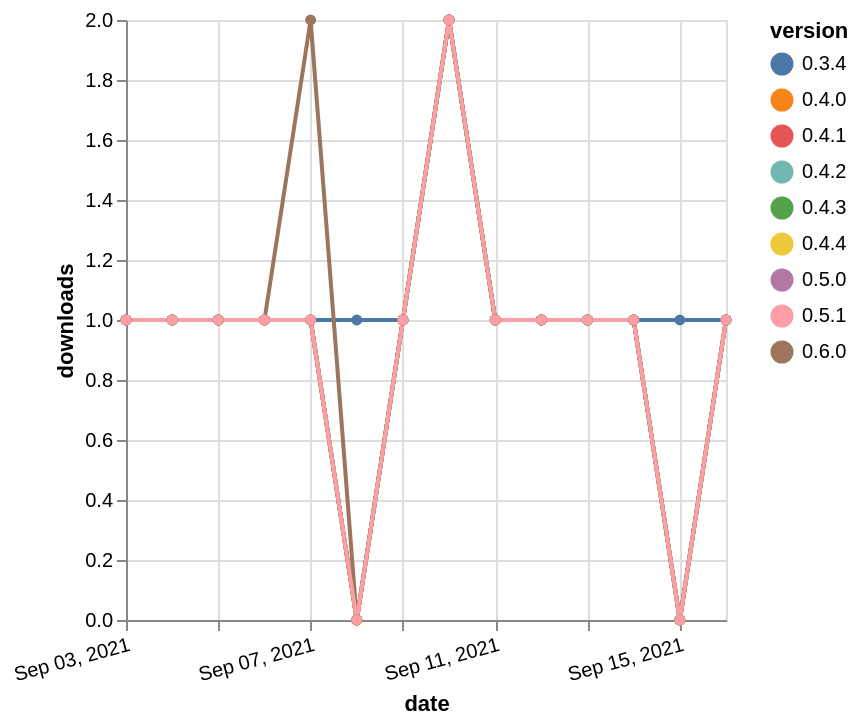

The Vega-Lite source for this figure:
### Vega-Lite specification from a JSON file in a GitHub repository (floating-point values rounded to 4 significant figures)
{"$schema": "https://vega.github.io/schema/vega-lite/v5.json", "description": "A simple bar chart with embedded data.", "data": {"values": [{"date": "2021-09-03", "total": 172, "delta": 1, "version": "0.3.4"}, {"date": "2021-09-04", "total": 173, "delta": 1, "version": "0.3.4"}, {"date": "2021-09-05", "total": 174, "delta": 1, "version": "0.3.4"}, {"date": "2021-09-06", "total": 175, "delta": 1, "version": "0.3.4"}, {"date": "2021-09-07", "total": 176, "delta": 1, "version": "0.3.4"}, {"date": "2021-09-08", "total": 177, "delta": 1, "version": "0.3.4"}, {"date": "2021-09-09", "total": 178, "delta": 1, "version": "0.3.4"}, {"date": "2021-09-10", "total": 180, "delta": 2, "version": "0.3.4"}, {"date": "2021-09-11", "total": 181, "delta": 1, "version": "0.3.4"}, {"date": "2021-09-12", "total": 182, "delta": 1, "version": "0.3.4"}, {"date": "2021-09-13", "total": 183, "delta": 1, "version": "0.3.4"}, {"date": "2021-09-14", "total": 184, "delta": 1, "version": "0.3.4"}, {"date": "2021-09-15", "total": 185, "delta": 1, "version": "0.3.4"}, {"date": "2021-09-16", "total": 186, "delta": 1, "version": "0.3.4"}, {"date": "2021-09-03", "total": 166, "delta": 1, "version": "0.4.0"}, {"date": "2021-09-04", "total": 167, "delta": 1, "version": "0.4.0"}, {"date": "2021-09-05", "total": 168, "delta": 1, "version": "0.4.0"}, {"date": "2021-09-06", "total": 169, "delta": 1, "version": "0.4.0"}, {"date": "2021-09-07", "total": 170, "delta": 1, "version": "0.4.0"}, {"date": "2021-09-08", "total": 170, "delta": 0, "version": "0.4.0"}, {"date": "2021-09-09", "total": 171, "delta": 1, "version": "0.4.0"}, {"date": "2021-09-10", "total": 173, "delta": 2, "version": "0.4.0"}, {"date": "2021-09-11", "total": 174, "delta": 1, "version": "0.4.0"}, {"date": "2021-09-12", "total": 175, "delta": 1, "version": "0.4.0"}, {"date": "2021-09-13", "total": 176, "delta": 1, "version": "0.4.0"}, {"date": "2021-09-14", "total": 177, "delta": 1, "version": "0.4.0"}, {"date": "2021-09-15", "total": 177, "delta": 0, "version": "0.4.0"}, {"date": "2021-09-16", "total": 178, "delta": 1, "version": "0.4.0"}, {"date": "2021-09-03", "total": 150, "delta": 1, "version": "0.4.4"}, {"date": "2021-09-04", "total": 151, "delta": 1, "version": "0.4.4"}, {"date": "2021-09-05", "total": 152, "delta": 1, "version": "0.4.4"}, {"date": "2021-09-06", "total": 153, "delta": 1, "version": "0.4.4"}, {"date": "2021-09-07", "total": 154, "delta": 1, "version": "0.4.4"}, {"date": "2021-09-08", "total": 154, "delta": 0, "version": "0.4.4"}, {"date": "2021-09-09", "total": 155, "delta": 1, "version": "0.4.4"}, {"date": "2021-09-10", "total": 157, "delta": 2, "version": "0.4.4"}, {"date": "2021-09-11", "total": 158, "delta": 1, "version": "0.4.4"}, {"date": "2021-09-12", "total": 159, "delta": 1, "version": "0.4.4"}, {"date": "2021-09-13", "total": 160, "delta": 1, "version": "0.4.4"}, {"date": "2021-09-14", "total": 161, "delta": 1, "version": "0.4.4"}, {"date": "2021-09-15", "total": 161, "delta": 0, "version": "0.4.4"}, {"date": "2021-09-16", "total": 162, "delta": 1, "version": "0.4.4"}, {"date": "2021-09-03", "total": 160, "delta": 1, "version": "0.4.2"}, {"date": "2021-09-04", "total": 161, "delta": 1, "version": "0.4.2"}, {"date": "2021-09-05", "total": 162, "delta": 1, "version": "0.4.2"}, {"date": "2021-09-06", "total": 163, "delta": 1, "version": "0.4.2"}, {"date": "2021-09-07", "total": 164, "delta": 1, "version": "0.4.2"}, {"date": "2021-09-08", "total": 164, "delta": 0, "version": "0.4.2"}, {"date": "2021-09-09", "total": 165, "delta": 1, "version": "0.4.2"}, {"date": "2021-09-10", "total": 167, "delta": 2, "version": "0.4.2"}, {"date": "2021-09-11", "total": 168, "delta": 1, "version": "0.4.2"}, {"date": "2021-09-12", "total": 169, "delta": 1, "version": "0.4.2"}, {"date": "2021-09-13", "total": 170, "delta": 1, "version": "0.4.2"}, {"date": "2021-09-14", "total": 171, "delta": 1, "version": "0.4.2"}, {"date": "2021-09-15", "total": 171, "delta": 0, "version": "0.4.2"}, {"date": "2021-09-16", "total": 172, "delta": 1, "version": "0.4.2"}, {"date": "2021-09-03", "total": 157, "delta": 1, "version": "0.4.1"}, {"date": "2021-09-04", "total": 158, "delta": 1, "version": "0.4.1"}, {"date": "2021-09-05", "total": 159, "delta": 1, "version": "0.4.1"}, {"date": "2021-09-06", "total": 160, "delta": 1, "version": "0.4.1"}, {"date": "2021-09-07", "total": 161, "delta": 1, "version": "0.4.1"}, {"date": "2021-09-08", "total": 161, "delta": 0, "version": "0.4.1"}, {"date": "2021-09-09", "total": 162, "delta": 1, "version": "0.4.1"}, {"date": "2021-09-10", "total": 164, "delta": 2, "version": "0.4.1"}, {"date": "2021-09-11", "total": 165, "delta": 1, "version": "0.4.1"}, {"date": "2021-09-12", "total": 166, "delta": 1, "version": "0.4.1"}, {"date": "2021-09-13", "total": 167, "delta": 1, "version": "0.4.1"}, {"date": "2021-09-14", "total": 168, "delta": 1, "version": "0.4.1"}, {"date": "2021-09-15", "total": 168, "delta": 0, "version": "0.4.1"}, {"date": "2021-09-16", "total": 169, "delta": 1, "version": "0.4.1"}, {"date": "2021-09-03", "total": 122, "delta": 1, "version": "0.6.0"}, {"date": "2021-09-04", "total": 123, "delta": 1, "version": "0.6.0"}, {"date": "2021-09-05", "total": 124, "delta": 1, "version": "0.6.0"}, {"date": "2021-09-06", "total": 125, "delta": 1, "version": "0.6.0"}, {"date": "2021-09-07", "total": 127, "delta": 2, "version": "0.6.0"}, {"date": "2021-09-08", "total": 127, "delta": 0, "version": "0.6.0"}, {"date": "2021-09-09", "total": 128, "delta": 1, "version": "0.6.0"}, {"date": "2021-09-10", "total": 130, "delta": 2, "version": "0.6.0"}, {"date": "2021-09-11", "total": 131, "delta": 1, "version": "0.6.0"}, {"date": "2021-09-12", "total": 132, "delta": 1, "version": "0.6.0"}, {"date": "2021-09-13", "total": 133, "delta": 1, "version": "0.6.0"}, {"date": "2021-09-14", "total": 134, "delta": 1, "version": "0.6.0"}, {"date": "2021-09-15", "total": 134, "delta": 0, "version": "0.6.0"}, {"date": "2021-09-16", "total": 135, "delta": 1, "version": "0.6.0"}, {"date": "2021-09-03", "total": 133, "delta": 1, "version": "0.5.0"}, {"date": "2021-09-04", "total": 134, "delta": 1, "version": "0.5.0"}, {"date": "2021-09-05", "total": 135, "delta": 1, "version": "0.5.0"}, {"date": "2021-09-06", "total": 136, "delta": 1, "version": "0.5.0"}, {"date": "2021-09-07", "total": 137, "delta": 1, "version": "0.5.0"}, {"date": "2021-09-08", "total": 137, "delta": 0, "version": "0.5.0"}, {"date": "2021-09-09", "total": 138, "delta": 1, "version": "0.5.0"}, {"date": "2021-09-10", "total": 140, "delta": 2, "version": "0.5.0"}, {"date": "2021-09-11", "total": 141, "delta": 1, "version": "0.5.0"}, {"date": "2021-09-12", "total": 142, "delta": 1, "version": "0.5.0"}, {"date": "2021-09-13", "total": 143, "delta": 1, "version": "0.5.0"}, {"date": "2021-09-14", "total": 144, "delta": 1, "version": "0.5.0"}, {"date": "2021-09-15", "total": 144, "delta": 0, "version": "0.5.0"}, {"date": "2021-09-16", "total": 145, "delta": 1, "version": "0.5.0"}, {"date": "2021-09-03", "total": 152, "delta": 1, "version": "0.4.3"}, {"date": "2021-09-04", "total": 153, "delta": 1, "version": "0.4.3"}, {"date": "2021-09-05", "total": 154, "delta": 1, "version": "0.4.3"}, {"date": "2021-09-06", "total": 155, "delta": 1, "version": "0.4.3"}, {"date": "2021-09-07", "total": 156, "delta": 1, "version": "0.4.3"}, {"date": "2021-09-08", "total": 156, "delta": 0, "version": "0.4.3"}, {"date": "2021-09-09", "total": 157, "delta": 1, "version": "0.4.3"}, {"date": "2021-09-10", "total": 159, "delta": 2, "version": "0.4.3"}, {"date": "2021-09-11", "total": 160, "delta": 1, "version": "0.4.3"}, {"date": "2021-09-12", "total": 161, "delta": 1, "version": "0.4.3"}, {"date": "2021-09-13", "total": 162, "delta": 1, "version": "0.4.3"}, {"date": "2021-09-14", "total": 163, "delta": 1, "version": "0.4.3"}, {"date": "2021-09-15", "total": 163, "delta": 0, "version": "0.4.3"}, {"date": "2021-09-16", "total": 164, "delta": 1, "version": "0.4.3"}, {"date": "2021-09-03", "total": 133, "delta": 1, "version": "0.5.1"}, {"date": "2021-09-04", "total": 134, "delta": 1, "version": "0.5.1"}, {"date": "2021-09-05", "total": 135, "delta": 1, "version": "0.5.1"}, {"date": "2021-09-06", "total": 136, "delta": 1, "version": "0.5.1"}, {"date": "2021-09-07", "total": 137, "delta": 1, "version": "0.5.1"}, {"date": "2021-09-08", "total": 137, "delta": 0, "version": "0.5.1"}, {"date": "2021-09-09", "total": 138, "delta": 1, "version": "0.5.1"}, {"date": "2021-09-10", "total": 140, "delta": 2, "version": "0.5.1"}, {"date": "2021-09-11", "total": 141, "delta": 1, "version": "0.5.1"}, {"date": "2021-09-12", "total": 142, "delta": 1, "version": "0.5.1"}, {"date": "2021-09-13", "total": 143, "delta": 1, "version": "0.5.1"}, {"date": "2021-09-14", "total": 144, "delta": 1, "version": "0.5.1"}, {"date": "2021-09-15", "total": 144, "delta": 0, "version": "0.5.1"}, {"date": "2021-09-16", "total": 145, "delta": 1, "version": "0.5.1"}]}, "width": "container", "mark": {"type": "line", "point": {"filled": true}}, "encoding": {"x": {"field": "date", "type": "temporal", "timeUnit": "yearmonthdate", "title": "date", "axis": {"labelAngle": -15}}, "y": {"field": "delta", "type": "quantitative", "title": "downloads"}, "color": {"field": "version", "type": "nominal"}, "tooltip": {"field": "delta"}}}
